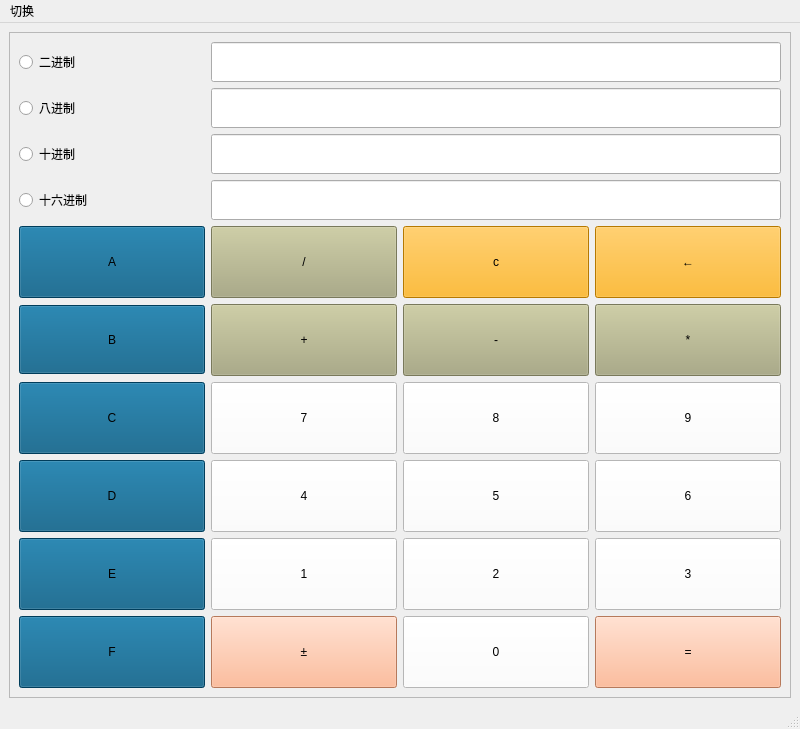
<?xml version="1.0" encoding="UTF-8"?>
<ui version="4.0">
 <class>programmer</class>
 <widget class="QMainWindow" name="programmer">
  <property name="geometry">
   <rect>
    <x>0</x>
    <y>0</y>
    <width>800</width>
    <height>600</height>
   </rect>
  </property>
  <property name="windowTitle">
   <string>MainWindow</string>
  </property>
  <widget class="QWidget" name="centralwidget">
   <layout class="QGridLayout" name="gridLayout">
    <item row="0" column="0">
     <widget class="QFrame" name="frame">
      <property name="styleSheet">
       <string notr="true">#frame{background-image: url(:/new/prefix1/2d18b8844dc7091fec761ba080882831~640x640.jpg);}</string>
      </property>
      <property name="frameShape">
       <enum>QFrame::StyledPanel</enum>
      </property>
      <property name="frameShadow">
       <enum>QFrame::Raised</enum>
      </property>
      <layout class="QGridLayout" name="gridLayout_2">
       <item row="0" column="0">
        <widget class="QRadioButton" name="ejz">
         <property name="styleSheet">
          <string notr="true">font: 24pt &quot;Agency FB&quot;;</string>
         </property>
         <property name="text">
          <string>二进制</string>
         </property>
        </widget>
       </item>
       <item row="1" column="0">
        <widget class="QRadioButton" name="bjz">
         <property name="styleSheet">
          <string notr="true">font: 24pt &quot;Agency FB&quot;;</string>
         </property>
         <property name="text">
          <string>八进制</string>
         </property>
        </widget>
       </item>
       <item row="2" column="0">
        <widget class="QRadioButton" name="sjz">
         <property name="styleSheet">
          <string notr="true">font: 24pt &quot;Agency FB&quot;;</string>
         </property>
         <property name="text">
          <string>十进制</string>
         </property>
        </widget>
       </item>
       <item row="3" column="0">
        <widget class="QRadioButton" name="sljz">
         <property name="styleSheet">
          <string notr="true">font: 24pt &quot;Agency FB&quot;;</string>
         </property>
         <property name="text">
          <string>十六进制</string>
         </property>
        </widget>
       </item>
       <item row="0" column="1" colspan="3">
        <widget class="QLineEdit" name="line2">
         <property name="minimumSize">
          <size>
           <width>0</width>
           <height>40</height>
          </size>
         </property>
         <property name="styleSheet">
          <string notr="true">background-image: url(:/new/prefix1/15361217.jpg);</string>
         </property>
        </widget>
       </item>
       <item row="4" column="0">
        <widget class="QPushButton" name="btA">
         <property name="minimumSize">
          <size>
           <width>0</width>
           <height>72</height>
          </size>
         </property>
         <property name="styleSheet">
          <string notr="true">font: 24pt &quot;Agency FB&quot;;
background-color: rgb(0, 85, 127);</string>
         </property>
         <property name="text">
          <string>A</string>
         </property>
        </widget>
       </item>
       <item row="5" column="0">
        <widget class="QPushButton" name="btB">
         <property name="sizePolicy">
          <sizepolicy hsizetype="Minimum" vsizetype="Fixed">
           <horstretch>0</horstretch>
           <verstretch>52</verstretch>
          </sizepolicy>
         </property>
         <property name="minimumSize">
          <size>
           <width>0</width>
           <height>69</height>
          </size>
         </property>
         <property name="styleSheet">
          <string notr="true">font: 24pt &quot;Agency FB&quot;;
background-color: rgb(0, 85, 127);</string>
         </property>
         <property name="text">
          <string>B</string>
         </property>
        </widget>
       </item>
       <item row="6" column="0">
        <widget class="QPushButton" name="btC">
         <property name="minimumSize">
          <size>
           <width>0</width>
           <height>72</height>
          </size>
         </property>
         <property name="styleSheet">
          <string notr="true">font: 24pt &quot;Agency FB&quot;;
background-color: rgb(0, 85, 127);</string>
         </property>
         <property name="text">
          <string>C</string>
         </property>
        </widget>
       </item>
       <item row="7" column="0">
        <widget class="QPushButton" name="btD">
         <property name="minimumSize">
          <size>
           <width>0</width>
           <height>72</height>
          </size>
         </property>
         <property name="styleSheet">
          <string notr="true">font: 24pt &quot;Agency FB&quot;;
background-color: rgb(0, 85, 127);</string>
         </property>
         <property name="text">
          <string>D</string>
         </property>
        </widget>
       </item>
       <item row="8" column="0">
        <widget class="QPushButton" name="btE">
         <property name="minimumSize">
          <size>
           <width>0</width>
           <height>72</height>
          </size>
         </property>
         <property name="styleSheet">
          <string notr="true">font: 24pt &quot;Agency FB&quot;;
background-color: rgb(0, 85, 127);</string>
         </property>
         <property name="text">
          <string>E</string>
         </property>
        </widget>
       </item>
       <item row="4" column="1">
        <widget class="QPushButton" name="btchu">
         <property name="minimumSize">
          <size>
           <width>0</width>
           <height>72</height>
          </size>
         </property>
         <property name="styleSheet">
          <string notr="true">font: 24pt &quot;Agency FB&quot;;
background-color: rgb(170, 170, 127);</string>
         </property>
         <property name="text">
          <string>/</string>
         </property>
        </widget>
       </item>
       <item row="5" column="1">
        <widget class="QPushButton" name="btjia">
         <property name="minimumSize">
          <size>
           <width>0</width>
           <height>72</height>
          </size>
         </property>
         <property name="styleSheet">
          <string notr="true">font: 24pt &quot;Agency FB&quot;;
background-color: rgb(170, 170, 127);</string>
         </property>
         <property name="text">
          <string>+</string>
         </property>
        </widget>
       </item>
       <item row="6" column="1">
        <widget class="QPushButton" name="bt7">
         <property name="minimumSize">
          <size>
           <width>0</width>
           <height>72</height>
          </size>
         </property>
         <property name="styleSheet">
          <string notr="true">
font: 24pt &quot;Agency FB&quot;;
background-color: rgb(255, 255, 255);</string>
         </property>
         <property name="text">
          <string>7</string>
         </property>
        </widget>
       </item>
       <item row="7" column="1">
        <widget class="QPushButton" name="bt4">
         <property name="minimumSize">
          <size>
           <width>0</width>
           <height>72</height>
          </size>
         </property>
         <property name="styleSheet">
          <string notr="true">
font: 24pt &quot;Agency FB&quot;;
background-color: rgb(255, 255, 255);</string>
         </property>
         <property name="text">
          <string>4</string>
         </property>
        </widget>
       </item>
       <item row="8" column="1">
        <widget class="QPushButton" name="bt1">
         <property name="minimumSize">
          <size>
           <width>0</width>
           <height>72</height>
          </size>
         </property>
         <property name="styleSheet">
          <string notr="true">
font: 24pt &quot;Agency FB&quot;;
background-color: rgb(255, 255, 255);</string>
         </property>
         <property name="text">
          <string>1</string>
         </property>
        </widget>
       </item>
       <item row="9" column="0">
        <widget class="QPushButton" name="btF">
         <property name="minimumSize">
          <size>
           <width>0</width>
           <height>72</height>
          </size>
         </property>
         <property name="styleSheet">
          <string notr="true">font: 24pt &quot;Agency FB&quot;;
background-color: rgb(0, 85, 127);</string>
         </property>
         <property name="text">
          <string>F</string>
         </property>
        </widget>
       </item>
       <item row="9" column="1">
        <widget class="QPushButton" name="btzf">
         <property name="minimumSize">
          <size>
           <width>0</width>
           <height>72</height>
          </size>
         </property>
         <property name="styleSheet">
          <string notr="true">background-color: rgb(255, 170, 127);
font: 24pt &quot;Agency FB&quot;;</string>
         </property>
         <property name="text">
          <string>±</string>
         </property>
        </widget>
       </item>
       <item row="1" column="1" colspan="3">
        <widget class="QLineEdit" name="line8">
         <property name="minimumSize">
          <size>
           <width>0</width>
           <height>40</height>
          </size>
         </property>
         <property name="styleSheet">
          <string notr="true">background-image: url(:/new/prefix1/15361217.jpg);</string>
         </property>
        </widget>
       </item>
       <item row="2" column="1" colspan="3">
        <widget class="QLineEdit" name="line10">
         <property name="minimumSize">
          <size>
           <width>0</width>
           <height>40</height>
          </size>
         </property>
         <property name="styleSheet">
          <string notr="true">background-image: url(:/new/prefix1/15361217.jpg);</string>
         </property>
        </widget>
       </item>
       <item row="4" column="2">
        <widget class="QPushButton" name="btc">
         <property name="minimumSize">
          <size>
           <width>0</width>
           <height>72</height>
          </size>
         </property>
         <property name="styleSheet">
          <string notr="true">background-color: rgb(255, 170, 0);
font: 24pt &quot;Agency FB&quot;;</string>
         </property>
         <property name="text">
          <string>c</string>
         </property>
        </widget>
       </item>
       <item row="5" column="2">
        <widget class="QPushButton" name="btjian">
         <property name="minimumSize">
          <size>
           <width>0</width>
           <height>72</height>
          </size>
         </property>
         <property name="styleSheet">
          <string notr="true">font: 24pt &quot;Agency FB&quot;;
background-color: rgb(170, 170, 127);</string>
         </property>
         <property name="text">
          <string>-</string>
         </property>
        </widget>
       </item>
       <item row="4" column="3">
        <widget class="QPushButton" name="bttg">
         <property name="minimumSize">
          <size>
           <width>0</width>
           <height>72</height>
          </size>
         </property>
         <property name="styleSheet">
          <string notr="true">background-color: rgb(255, 170, 0);
font: 24pt &quot;Agency FB&quot;;</string>
         </property>
         <property name="text">
          <string>←</string>
         </property>
        </widget>
       </item>
       <item row="5" column="3">
        <widget class="QPushButton" name="btcheng">
         <property name="minimumSize">
          <size>
           <width>0</width>
           <height>72</height>
          </size>
         </property>
         <property name="styleSheet">
          <string notr="true">font: 24pt &quot;Agency FB&quot;;
background-color: rgb(170, 170, 127);</string>
         </property>
         <property name="text">
          <string>*</string>
         </property>
        </widget>
       </item>
       <item row="3" column="1" colspan="3">
        <widget class="QLineEdit" name="line16">
         <property name="minimumSize">
          <size>
           <width>0</width>
           <height>40</height>
          </size>
         </property>
         <property name="styleSheet">
          <string notr="true">background-image: url(:/new/prefix1/15361217.jpg);</string>
         </property>
        </widget>
       </item>
       <item row="6" column="2">
        <widget class="QPushButton" name="bt8">
         <property name="minimumSize">
          <size>
           <width>0</width>
           <height>72</height>
          </size>
         </property>
         <property name="styleSheet">
          <string notr="true">
font: 24pt &quot;Agency FB&quot;;
background-color: rgb(255, 255, 255);</string>
         </property>
         <property name="text">
          <string>8</string>
         </property>
        </widget>
       </item>
       <item row="6" column="3">
        <widget class="QPushButton" name="bt9">
         <property name="minimumSize">
          <size>
           <width>0</width>
           <height>72</height>
          </size>
         </property>
         <property name="styleSheet">
          <string notr="true">
font: 24pt &quot;Agency FB&quot;;
background-color: rgb(255, 255, 255);</string>
         </property>
         <property name="text">
          <string>9</string>
         </property>
        </widget>
       </item>
       <item row="7" column="2">
        <widget class="QPushButton" name="bt5">
         <property name="minimumSize">
          <size>
           <width>0</width>
           <height>72</height>
          </size>
         </property>
         <property name="styleSheet">
          <string notr="true">
font: 24pt &quot;Agency FB&quot;;
background-color: rgb(255, 255, 255);</string>
         </property>
         <property name="text">
          <string>5</string>
         </property>
        </widget>
       </item>
       <item row="7" column="3">
        <widget class="QPushButton" name="bt6">
         <property name="minimumSize">
          <size>
           <width>0</width>
           <height>72</height>
          </size>
         </property>
         <property name="styleSheet">
          <string notr="true">
font: 24pt &quot;Agency FB&quot;;
background-color: rgb(255, 255, 255);</string>
         </property>
         <property name="text">
          <string>6</string>
         </property>
        </widget>
       </item>
       <item row="8" column="2">
        <widget class="QPushButton" name="bt2">
         <property name="minimumSize">
          <size>
           <width>0</width>
           <height>72</height>
          </size>
         </property>
         <property name="styleSheet">
          <string notr="true">
font: 24pt &quot;Agency FB&quot;;
background-color: rgb(255, 255, 255);</string>
         </property>
         <property name="text">
          <string>2</string>
         </property>
        </widget>
       </item>
       <item row="8" column="3">
        <widget class="QPushButton" name="bt3">
         <property name="minimumSize">
          <size>
           <width>0</width>
           <height>72</height>
          </size>
         </property>
         <property name="styleSheet">
          <string notr="true">
font: 24pt &quot;Agency FB&quot;;
background-color: rgb(255, 255, 255);</string>
         </property>
         <property name="text">
          <string>3</string>
         </property>
        </widget>
       </item>
       <item row="9" column="2">
        <widget class="QPushButton" name="bt0">
         <property name="minimumSize">
          <size>
           <width>0</width>
           <height>72</height>
          </size>
         </property>
         <property name="styleSheet">
          <string notr="true">
font: 24pt &quot;Agency FB&quot;;
background-color: rgb(255, 255, 255);</string>
         </property>
         <property name="text">
          <string>0</string>
         </property>
        </widget>
       </item>
       <item row="9" column="3">
        <widget class="QPushButton" name="btresult">
         <property name="minimumSize">
          <size>
           <width>0</width>
           <height>72</height>
          </size>
         </property>
         <property name="styleSheet">
          <string notr="true">background-color: rgb(255, 170, 127);
font: 24pt &quot;Agency FB&quot;;</string>
         </property>
         <property name="text">
          <string>=</string>
         </property>
        </widget>
       </item>
      </layout>
     </widget>
    </item>
   </layout>
  </widget>
  <widget class="QMenuBar" name="menubar">
   <property name="geometry">
    <rect>
     <x>0</x>
     <y>0</y>
     <width>800</width>
     <height>17</height>
    </rect>
   </property>
   <widget class="QMenu" name="menu">
    <property name="title">
     <string>切换</string>
    </property>
    <addaction name="standard"/>
    <addaction name="actionProgrammer"/>
   </widget>
   <addaction name="menu"/>
  </widget>
  <widget class="QStatusBar" name="statusbar"/>
  <action name="standard">
   <property name="text">
    <string>Standard</string>
   </property>
  </action>
  <action name="actionProgrammer">
   <property name="text">
    <string>Programmer</string>
   </property>
  </action>
 </widget>
 <resources/>
 <connections/>
</ui>
